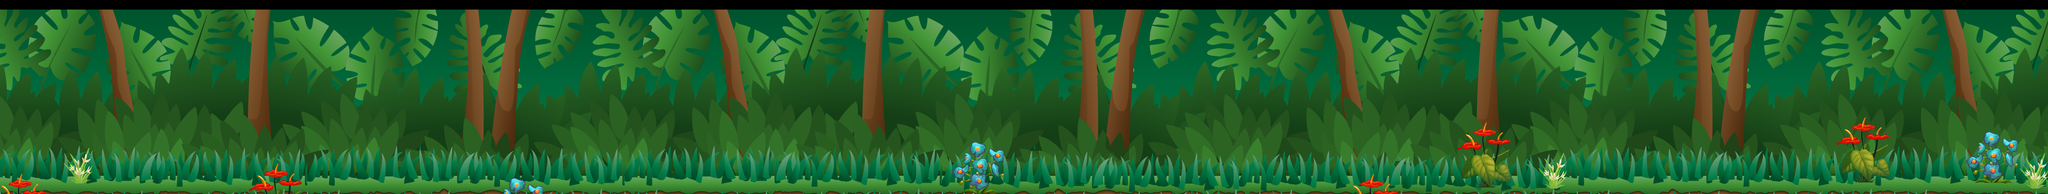

Below is a game level as drawn by its tile map, then a one-line description and the .tmx that defines it (tile-layer data replaced by summaries):
An orthogonal 200x38 tile map with 32x16 px tiles, 5 tile layers (bg2, grass_foregnd, grass_bkgnd, flower_foregnd, ...), 5 tilesets.

<map version="1.0" orientation="orthogonal" renderorder="right-down" width="200" height="38" tilewidth="32" tileheight="16" nextobjectid="1">
 <tileset firstgid="1" name="bg_repeatable" tilewidth="32" tileheight="16" tilecount="2400" columns="60">
  <image source="bg_repeatable.png" width="1920" height="640" />
 </tileset>
 <tileset firstgid="2401" name="bg_2_grassbehind_1024w" tilewidth="32" tileheight="16" tilecount="288" columns="32">
  <image source="bg_2_grassbehind_1024w.png" width="1024" height="150" />
 </tileset>
 <tileset firstgid="2689" name="plant 2" tilewidth="32" tileheight="16" tilecount="50" columns="5">
  <image source="plant 2.png" width="167" height="168" />
 </tileset>
 <tileset firstgid="2739" name="flower" tilewidth="32" tileheight="16" tilecount="84" columns="6">
  <image source="tiles/flower.png" width="192" height="224" />
 </tileset>
 <tileset firstgid="2823" name="weeds" tilewidth="32" tileheight="16" tilecount="24" columns="3">
  <image source="tiles/weeds.png" width="112" height="128" />
 </tileset>
 <layer name="bg2" width="200" height="38" offsetx="0" offsety="30">
  <data>[7600 cells, 7600 non-empty, 2280 distinct tile ids]</data>
 </layer>
 <layer name="grass_foregnd" width="200" height="38" offsetx="0" offsety="30">
  <data>[7600 cells, 600 non-empty, 93 distinct tile ids]</data>
 </layer>
 <layer name="grass_bkgnd" width="200" height="38" offsetx="0" offsety="25">
  <data>[7600 cells, 1602 non-empty, 250 distinct tile ids]</data>
 </layer>
 <layer name="flower_foregnd" width="200" height="38" offsetx="0" offsety="30">
  <data>[7600 cells, 156 non-empty, 79 distinct tile ids]</data>
 </layer>
 <layer name="flower_bkgnd" width="200" height="38" offsetx="0" offsety="29">
  <data>[7600 cells, 340 non-empty, 158 distinct tile ids]</data>
 </layer>
</map>
